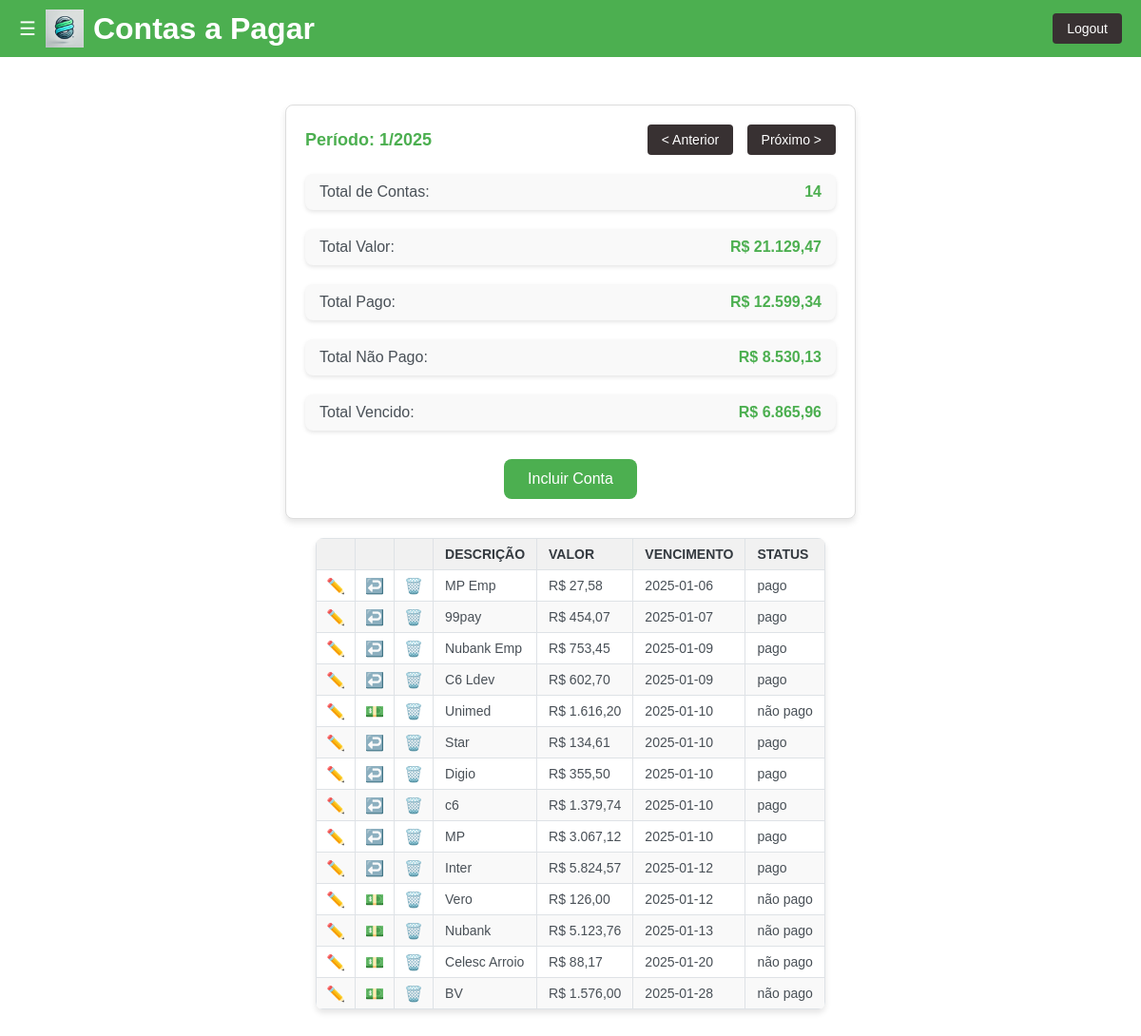
The page /resumo (signed in) on the database its author committed.
### tables this page shows
CREATE TABLE "contas" (
	"id"	INTEGER,
	"descricao"	TEXT NOT NULL,
	"valor"	REAL NOT NULL,
	"vencimento"	DATE NOT NULL,
	"status"	TEXT DEFAULT 'não pago',
	"usuario_id"	INTEGER NOT NULL,
	"fatura_id"	INTEGER,
	PRIMARY KEY("id" AUTOINCREMENT),
	CONSTRAINT "fk_fatura" FOREIGN KEY("fatura_id") REFERENCES "fatura"("id"),
	FOREIGN KEY("usuario_id") REFERENCES "usuarios"("id")
);

### app.py (the view)
@app.route('/resumo')
def resumo():
    if 'usuario_id' not in session:
        return redirect('/')
    try:
        data_atual = datetime.now()
        mes = int(request.args.get('mes', data_atual.month))
        ano = int(request.args.get('ano', data_atual.year))
        hoje = datetime.now()
        ontem = hoje - timedelta(days=1)
        primeiro_dia_mes = f"{ano}-{mes:02d}-01"
        ultimo_dia_mes = (datetime(ano, mes, 1) + timedelta(days=31)).replace(day=1) - timedelta(days=1)
        ultimo_dia_mes = ultimo_dia_mes.strftime('%Y-%m-%d')
        conn = db_connection()
        cursor = conn.cursor()
        cursor.execute('''
            SELECT
                COUNT(*) as total_contas,
                COALESCE(SUM(valor), 0) as total_valor,
                COALESCE(SUM(CASE WHEN status = "pago" THEN valor ELSE 0 END), 0) as total_pago,
                COALESCE(SUM(CASE WHEN status = "não pago" THEN valor ELSE 0 END), 0) as total_nao_pago
            FROM contas
            WHERE (vencimento >= ?
              AND vencimento <= ?)
                OR (vencimento <= ? and status = 'não pago' and vencimento < ?)
        ''', (primeiro_dia_mes, ultimo_dia_mes, ontem, primeiro_dia_mes))
        resumo = cursor.fetchone()
        cursor.execute('''
            SELECT COALESCE(SUM(valor), 0) as total_vencido
            FROM contas
            WHERE status = "não pago"
            AND vencimento <= ?
            and vencimento <= ?
        ''', (ontem, ultimo_dia_mes))
        total_vencido = cursor.fetchone()["total_vencido"]
        cursor.execute('''
            SELECT * FROM contas
            WHERE (strftime('%Y-%m', vencimento) = strftime('%Y-%m', ?))
               OR (status = "não pago" AND vencimento < ? and vencimento <= ?)
            ORDER BY vencimento
        ''', (primeiro_dia_mes, ontem, ultimo_dia_mes))
        contas = cursor.fetchall()
        conn.close()
        return render_template(
            'resumo_contas.html',
            title='Contas a Pagar',
            mes=mes,
            ano=ano,
            total_contas=resumo['total_contas'] if resumo else 0,
            total_valor=resumo['total_valor'] if resumo else 0.0,
            total_pago=resumo['total_pago'] if resumo else 0.0,
            total_nao_pago=resumo['total_nao_pago'] if resumo else 0.0,
            total_vencido=total_vencido if total_vencido else 0.0,
            contas=contas
        )
    except Exception as e:
        print(f"Erro na rota /resumo: {e}")
        return "Erro ao carregar a página inicial.", 500

### app.py (called while the page is built)
def db_connection():
    conn = sqlite3.connect('contas.db')
    conn.row_factory = sqlite3.Row
    return conn

@app.template_filter('format_currency')
def format_currency(value):
    if value is None:
        return "R$ 0,00"
    return f"R$ {value:,.2f}".replace(",", "X").replace(".", ",").replace("X", ".")

### templates/resumo_contas.html (shortened to what this page needs)
{% extends "base.html" %}
{% block content %}
<section class="resumo">
    <div class="period">
        <p>Período: {{ mes }}/{{ ano }}</p>
        <div class="nav-buttons">
            <form action="/resumo" method="get" style="display: inline;">
                <button type="submit">&lt; Anterior</button>
            </form>
            <form action="/resumo" method="get" style="display: inline;">
                <button type="submit">Próximo &gt;</button>
            </form>
        </div>
    </div>
    <div class="totals">
        <ul class="totals-list">
            <li>Total de Contas: <span>{{ total_contas }}</span></li>
            <li>Total Valor: <span>{{ total_valor | format_currency }}</span></li>
            <li>Total Pago: <span>{{ total_pago | format_currency }}</span></li>
            <li>Total Não Pago: <span>{{ total_nao_pago | format_currency }}</span></li>
            <li>Total Vencido: <span>{{ total_vencido | format_currency }}</span></li>
        </ul>
    </div>
    <div class="button-container">
        <a href="/incluir" id="incluir-conta-btn" class="button">Incluir Conta</a>
    </div>
</section>
<section id="grid">
    <table>
        <thead>
            <tr>
                <th class="icon-column"></th>
                <th class="icon-column"></th>
                <th class="icon-column"></th>
                <th>Descrição</th>
                <th>Valor</th>
                <th>Vencimento</th>
                <th>Status</th>
            </tr>
        </thead>
        <tbody id="grid-body">
            {% for conta in contas %}
            <tr data-id="{{ conta['id'] }}">
                <td class="icon-column">
                    <a href="/editar/{{ conta['id'] }}" class="icon">
                        ✏️
                    </a>
                </td>
                <td class="icon-column">
                    <a href="#" class="icon" data-id="{{ conta['id'] }}" data-status="{{ conta['status'] }}" onclick="marcarStatus(this)">
                        {% if conta['status'] == 'pago' %} ↩️ {% else %} 💵 {% endif %}
                    </a>
                </td>
                <td class="icon-column">
                    <a href="/confirmar_exclusao/{{ conta['id'] }}" class="icon">
                        🗑️
                    </a>
                </td>
                <td>{{ conta['descricao'] }}</td>
                <td>{{ conta['valor'] | format_currency }}</td>
                <td>{{ conta['vencimento'] }}</td>
                <td>{{ conta['status'] }}</td>
            </tr>
            {% endfor %}
        </tbody>
    </table>
</section>
{% endblock %}

### static/style.css (style rules this page uses)
body { font-family: Arial, sans-serif; margin: 0; padding: 0; }
.button { background-color: #4caf50; color: white; padding: 12px 25px; border: none; border-radius: 8px; text-decoration: none; font-size: 16px; cursor: pointer; transition: background-color 0.3s ease; }
section.resumo { max-width: 600px; margin: 20px auto; text-align: center; padding: 20px; background-color: #ffffff; border: 1px solid #ddd; border-radius: 8px; box-shadow: 0px 4px 6px rgba(0, 0, 0, 0.1); }
.resumo .period { display: flex; justify-content: space-between; align-items: center; margin-bottom: 20px; }
.resumo .period p { font-size: 18px; font-weight: bold; color: #4caf50; margin: 0; }
.resumo .period .nav-buttons button { background-color: #383132; color: white; border: none; padding: 8px 15px; border-radius: 4px; font-size: 14px; cursor: pointer; margin-left: 10px; transition: background-color 0.3s ease; }
.totals { margin-bottom: 20px; }
.totals-list { list-style-type: none; padding: 0; margin: 0; display: flex; flex-direction: column; gap: 10px; }
.totals-list li { font-size: 18px; color: #495057; display: flex; justify-content: space-between; align-items: center; background-color: #f9f9f9; padding: 10px 15px; border-radius: 8px; box-shadow: 0px 2px 4px rgba(0, 0, 0, 0.1); }
#grid { display: flex; justify-content: center; margin: 20px auto; }
#grid table { width: auto; border-collapse: collapse; margin: 0 auto; box-shadow: 0px 4px 6px rgba(0, 0, 0, 0.1); background-color: #ffffff; border-radius: 8px; overflow: hidden; }
#grid table { max-width: 100%; }
#grid th, #grid td { border: 1px solid #dee2e6; padding: 8px 12px; text-align: left; font-size: 14px; }
#grid th { background-color: #f1f1f1; font-weight: bold; text-transform: uppercase; color: #343a40; }
#grid td { color: #495057; }
#grid tr:nth-child(even) { background-color: #f9f9f9; }
#grid th.icon-column, #grid td.icon-column { width: 40px; text-align: center; padding: 5px; }
.icon { margin: 0 5px; cursor: pointer; text-decoration: none; font-size: 16px; transition: color 0.3s ease; }
.button-container { text-align: center; margin-top: 20px; }
#incluir-conta-btn { display: inline-block; background-color: #4caf50; color: white; padding: 12px 25px; border: none; border-radius: 8px; font-size: 16px; text-align: center; cursor: pointer; transition: background-color 0.3s ease; text-decoration: none; }
.resumo { flex: 1; min-width: 300px; background-color: #ffffff; border: 1px solid #ddd; border-radius: 8px; box-shadow: 0px 4px 6px rgba(0, 0, 0, 0.1); padding: 20px; text-align: center; }
.totals-list { list-style: none; padding: 0; margin: 0; }
.totals-list li { font-size: 16px; display: flex; justify-content: space-between; margin-bottom: 10px; }
.totals-list span { font-weight: bold; color: #4caf50; }

### templates/base.html (style rules this page uses)
* { margin: 0; padding: 0; box-sizing: border-box; }
body { font-family: Arial, sans-serif; background-color: #ffffff; }

### rows shown on the page
contas: descricao "MP Emp", valor "R$ 27,58", vencimento "2025-01-06", status "pago"
contas: descricao "99pay", valor "R$ 454,07", vencimento "2025-01-07", status "pago"
contas: descricao "Nubank Emp", valor "R$ 753,45", vencimento "2025-01-09", status "pago"
contas: descricao "C6 Ldev", valor "R$ 602,70", vencimento "2025-01-09", status "pago"
contas: descricao "Unimed", valor "R$ 1.616,20", vencimento "2025-01-10", status "não pago"
contas: descricao "Star", valor "R$ 134,61", vencimento "2025-01-10", status "pago"
contas: descricao "Digio", valor "R$ 355,50", vencimento "2025-01-10", status "pago"
contas: descricao "c6", valor "R$ 1.379,74", vencimento "2025-01-10", status "pago"
contas: descricao "MP", valor "R$ 3.067,12", vencimento "2025-01-10", status "pago"
contas: descricao "Inter", valor "R$ 5.824,57", vencimento "2025-01-12", status "pago"
contas: descricao "Vero", valor "R$ 126,00", vencimento "2025-01-12", status "não pago"
contas: descricao "Nubank", valor "R$ 5.123,76", vencimento "2025-01-13", status "não pago"
contas: descricao "Celesc Arroio", valor "R$ 88,17", vencimento "2025-01-20", status "não pago"
contas: descricao "BV", valor "R$ 1.576,00", vencimento "2025-01-28", status "não pago"

### other values the page prints
{{ title }} "Contas a Pagar"
{{ mes }} "1"
{{ ano }} "2025"
{{ total_contas }} "14"
{{ total_valor | format_currency }} "R$ 21.129,47"
{{ total_pago | format_currency }} "R$ 12.599,34"
{{ total_nao_pago | format_currency }} "R$ 8.530,13"
{{ total_vencido | format_currency }} "R$ 6.865,96"
